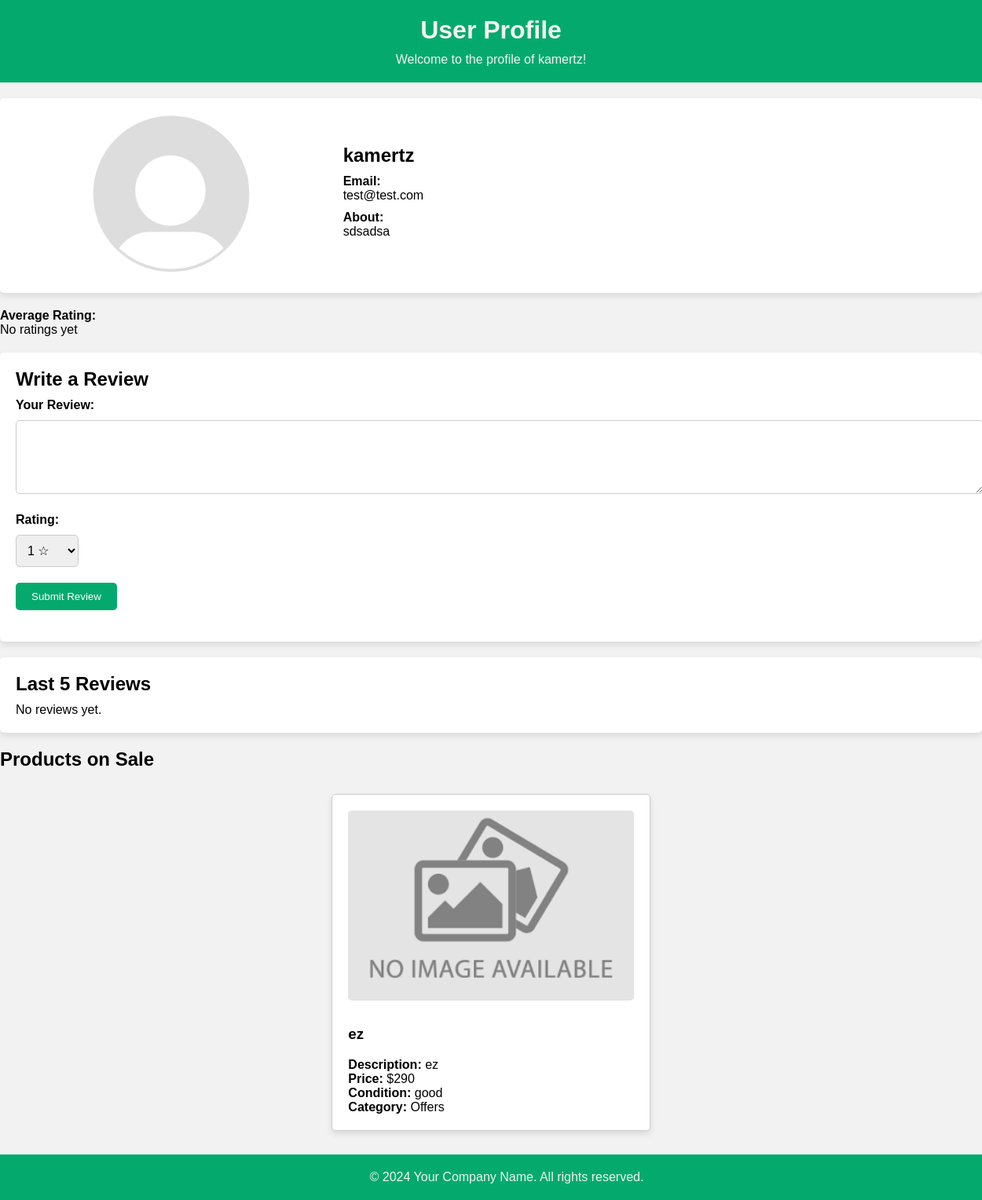
The app's page /pages/profile/public_profile.php?id=8, older data.
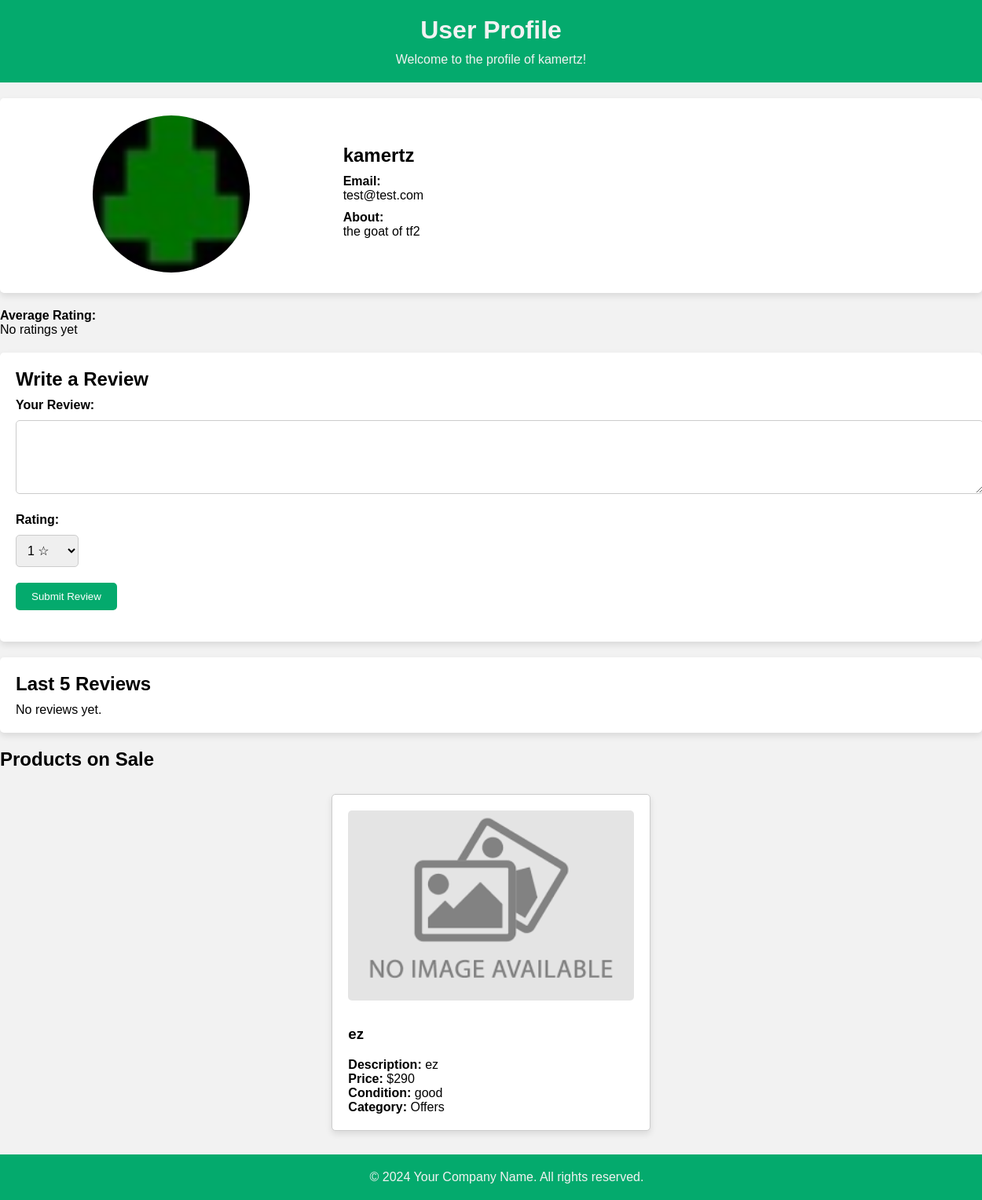
The same page, newer data.
### tables this page shows
CREATE TABLE users (
    id INTEGER PRIMARY KEY AUTOINCREMENT,
    username VARCHAR(100) NOT NULL,
    email VARCHAR(255) NOT NULL,
    password VARCHAR NOT NULL,
    permissions VARCHAR(50) NOT NULL DEFAULT 'user',
    created_at TIMESTAMP DEFAULT CURRENT_TIMESTAMP,
    small_description VARCHAR(255),
    country Varchar(50),
    city VARCHAR(50) ,
    phone_number VARCHAR(13) UNIQUE,
    image VARCHAR DEFAULT '../../../assets/Default_pfp.svg.png'
);

CREATE TABLE products(
    id INTEGER PRIMARY KEY AUTOINCREMENT,
    title VARCHAR(255) NOT NULL,
    description TEXT NOT NULL,
    price DECIMAL(10, 2) NOT NULL,
    condition VARCHAR(50),
    category VARCHAR(100),
    seller_id INT NOT NULL,
    quantity INTEGER DEFAULT 1,
    created_at TIMESTAMP DEFAULT CURRENT_TIMESTAMP,
    updated_at TIMESTAMP DEFAULT CURRENT_TIMESTAMP
);

CREATE TABLE images(
    id INTEGER PRIMARY KEY AUTOINCREMENT,
    title VARCHAR(50) REFERENCES products(title),
    img_url VARCHAR DEFAULT '../../assets/images.png',--remover isto da db
    carousel_img VARCHAR DEFAULT '../../assets/images.png',
    product_id INTEGER,
    FOREIGN KEY (product_id) REFERENCES products(id)
);

### pages/profile/public_profile.php (called while the page is built, shortened)
<?php
require_once '../../database/read_tables.php';
require_once '../../common/dashboard_footer.php';
require_once '../../templates/public_profile_page.php';
require_once '../../utils/getters.php';
$db = getDatabaseConnection();
if (isset($_GET['id'])) {
    $user_id = $_GET['id'];
} else {
    exit("User ID parameter is missing.");
}
$row = getUserByUserId($db, $user_id);
$averageRatingQuery = fetchData($db, 'SELECT AVG(rating) AS average_rating FROM reviews WHERE receiver_id = :receiver_id', [':receiver_id' => $row['id']]);
$averageRating = $averageRatingQuery ? $averageRatingQuery['average_rating'] : null;
$username = $row['username'];
$products = getProductsBySellerId($db, $row['id']);
drawUserProfile($username, $row, $products, $db, $averageRating);
?>

### utils/getters.php (called while the page is built, shortened)
<?php
    function getUserByUserId($db, $id) {
        $query = "SELECT * FROM users WHERE id = :id";
        $stmt = $db->prepare($query);
        $stmt->bindParam(":id", $id);
        $stmt->execute();
        $row = $stmt->fetch(PDO::FETCH_ASSOC);
        return $row;
    }
    function getProductsBySellerId($db, $sellerId) {
        $product_query = "SELECT * FROM products WHERE seller_id = :seller_id";
        $product_stmt = $db->prepare($product_query);
        $product_stmt->bindParam(":seller_id", $sellerId);
        $product_stmt->execute();
        $products = $product_stmt->fetchAll(PDO::FETCH_ASSOC);
        return $products;
    }
    function fetchData($db, $query, $params = []) {
        $stmt = $db->prepare($query);
        $stmt->execute($params);
        return $stmt->fetch(PDO::FETCH_ASSOC);
    }
?>

### templates/public_profile_page.php (the view, shortened to what this page needs)
<?php
function drawHeader($username)
{
    ?>
    <header>
        <h1>User Profile</h1>
        <p>Welcome to the profile of <?php echo htmlspecialchars($username); ?>!</p>
    </header>
    <?php
}
function drawProfileSection($row, $averageRating)
{
    ?>
    <section class="profile">
        <section class="profile-image-container">
            <img src="<?php echo htmlspecialchars($row['image']); ?>" alt="Profile Picture">
        </section>
        <section class="profile-details">
            <h2><?php echo htmlspecialchars($row['username']); ?></h2>
            <section class="profile-info">
                <label>Email:</label>
                <p><?php echo htmlspecialchars($row['email']); ?></p>
            </section>
            <?php if (!empty(trim($row['small_description']))): ?>
                <section class="profile-info">
                    <label>About:</label>
                    <p><?php echo htmlspecialchars($row['small_description']); ?></p>
                </section>
            <?php endif; ?>
        </section>
    </section>
    <section class="profile-info">
        <label>Average Rating:</label>
        <p><?php echo $averageRating !== null ? htmlspecialchars(number_format($averageRating, 2)) . ' &star;' : 'No ratings yet'; ?></p>
    </section>
    <?php
}
function drawTopReviewsSection($reviews, $db)
{
    ?>
    <section class="top-reviews">
        <h2>Last 5 Reviews</h2>
        <?php if (empty($reviews)) { ?>
            <p>No reviews yet.</p>
        <?php } ?>
    </section>
    <?php
}
function drawProductsSection($products, $db)
{
    ?>
    <section>
        <h2>Products on Sale</h2>
        <section class="products-container">
            <?php foreach ($products as $product):
                $product_id = $product['id'];
                $productImage = fetchData($db, 'SELECT carousel_img FROM images WHERE product_id = :product_id LIMIT 1', [':product_id' => $product_id]);
                ?>
                <section class="product-card">
                    <img src="<?php echo htmlspecialchars($productImage['carousel_img']); ?>" alt="Product Image">
                    <h3><?php echo htmlspecialchars($product['title']); ?></h3>
                    <p><strong>Description:</strong> <?php echo htmlspecialchars($product['description']); ?></p>
                    <p><strong>Price:</strong> $<?php echo htmlspecialchars($product['price']); ?></p>
                    <p><strong>Condition:</strong> <?php echo htmlspecialchars($product['condition']); ?></p>
                    <p><strong>Category:</strong> <?php echo htmlspecialchars($product['category']); ?></p>
                </section>
            <?php endforeach; ?>
        </section>
    </section>
    <?php
}
function drawReviewSection($id)
{
    ?>
    <section class="user-review">
        <h2>Write a Review</h2>
        <form action="../../actions/submit_review.php" method="post">
            <section class="form-group">
                <label for="review">Your Review:</label>
                <textarea id="review" name="review" rows="4" class="input"></textarea>
            </section>
            <section class="form-group" style="width:80px;">
                <label for="rating">Rating:</label>
                <select id="rating" name="rating" class="styled-select">
                    <option value="1">1 &star;</option>
                </select>
            </section>
            <section class="form-group">
                <button type="submit" class="button">Submit Review</button>
            </section>
        </form>
    </section>
    <?php
}
function drawUserProfile($username, $row, $products, $db, $averageRating)
{
    ?>
    <!DOCTYPE html>
    <html lang="en">
    <head>
        <link rel="stylesheet" href="../../../css/dashboard.css">
        <link rel="stylesheet" href="../../../css/container.css">
    </head>
    <body>
        <?php drawHeader($username); ?>
        <main>
            <?php
            drawProfileSection($row, $averageRating);
            drawReviewSection($row['id']);
            drawTopReviewsSection(fetchDataAll($db, "SELECT * FROM reviews WHERE receiver_id = :receiver_id ORDER BY id DESC LIMIT 5", [':receiver_id' => $row['id']]), $db);
            drawProductsSection($products, $db);
            ?>
        </main>
        <?php draw_footer(); ?>
    </body>
    </html>
    <?php
}
?>

### common/dashboard_footer.php
<?php
    function draw_footer(){
?>
    <footer>
            <p>© <?php echo date("Y"); ?> Your Company Name. All rights reserved.</p>
    </footer>
<?php
}
?>

### css/dashboard.css (style rules this page uses)
body, h1, h2, p, ul, li { margin: 0; padding: 0; }
body { background-color: #f2f2f2; font-family: Arial, sans-serif; }
header, nav, footer { background-color: #04aa6d; color: #f2f2f2; padding: 20px; text-align: center; }
header h1 { margin-bottom: 10px; }
.profile { display: flex; flex-wrap: wrap; justify-content: center; padding: 20px; background-color: #fff; margin: 20px auto; box-shadow: 0 4px 8px rgba(0, 0, 0, 0.1); border-radius: 5px; }
.profile-image-container { flex: 1; text-align: center; margin-right: 20px; }
.profile-image-container img { width: 200px; height: 200px; object-fit: cover; border-radius: 50%; border: 2px solid #fff; }
.profile-details { flex: 2; display: flex; flex-direction: column; justify-content: center; }
.profile-details h2 { margin-bottom: 10px; }
.profile-info { margin-bottom: 10px; }
.profile-info label { font-weight: bold; margin-right: 10px; }
.top-reviews { background-color: #fff; margin: 20px auto; padding: 20px; box-shadow: 0 4px 8px rgba(0, 0, 0, 0.1); border-radius: 5px; }
.top-reviews h2 { margin-bottom: 10px; }
.products-container { display: flex; flex-wrap: wrap; justify-content: center; padding: 20px; }
.product-card { border: 1px solid #ccc; border-radius: 5px; padding: 20px; margin: 10px; width: calc(33.33% - 40px); background-color: #fff; box-shadow: 0 4px 8px rgba(0, 0, 0, 0.1); }
.product-card img { width: 100%; border-radius: 5px; margin-bottom: 10px; }
.user-review { background-color: #fff; margin: 20px auto; padding: 20px; box-shadow: 0 4px 8px rgba(0, 0, 0, 0.1); border-radius: 5px; }
.user-review h2 { margin-bottom: 10px; }
.user-review .form-group { margin-bottom: 20px; }
.user-review label { font-weight: bold; display: block; margin-bottom: 5px; }
.user-review .input, .user-review .styled-select { width: 100%; padding: 10px; border: 1px solid #ccc; border-radius: 5px; font-size: 16px; margin-top: 5px; }
.user-review .button { background-color: #04aa6d; color: #fff; border: none; padding: 10px 20px; border-radius: 5px; cursor: pointer; transition: background-color 0.3s; }
footer { padding: 20px; text-align: center; width: 100%; position: relative; bottom: 0; }

Row changes from the older to the newer data that the page shows:
changed users "kamertz": image: picture added in place of a placeholder; small_description "sdsadsa" → "the goat of tf2"
